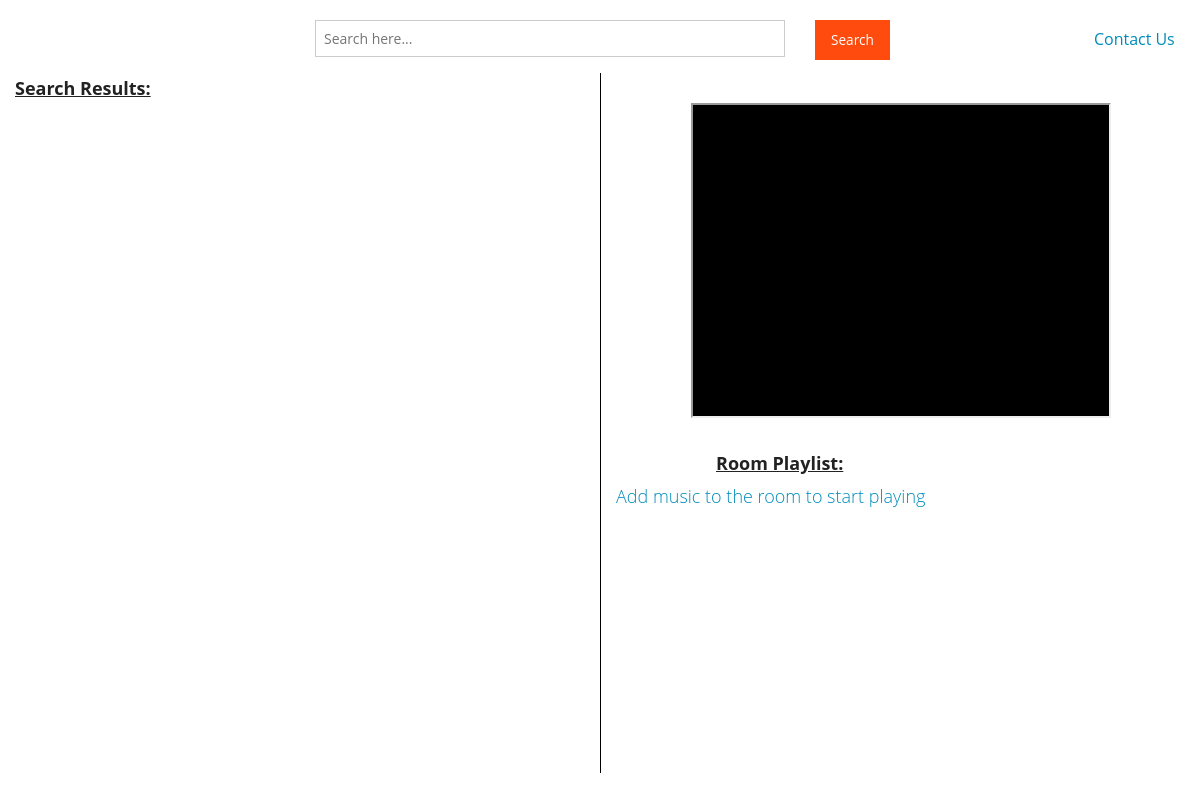
The app's page /room/71971/127001, older data.
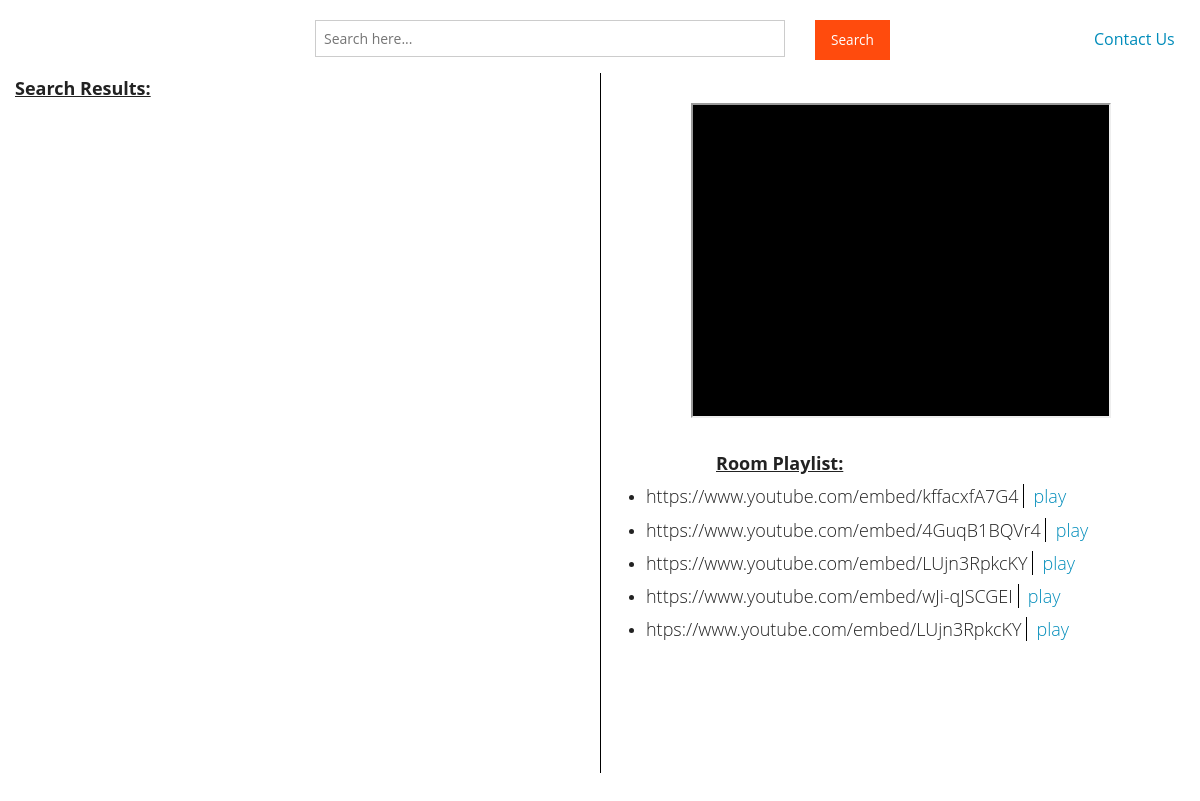
The same page, newer data.
### music_app/models.py (models this page shows, shortened)
@python_2_unicode_compatible
class Song(models.Model):
    link = models.CharField(max_length=44)
    add_time = models.DateTimeField("time song was added")
    room = models.ForeignKey(Room, on_delete=models.CASCADE)

### music_app/views.py (the view, shortened to what this page needs)
# urls.py: url(r'^(?P<room_id>[0-9]+)/(?P<client_ip>[0-9]+)', views.room, name='room'),
def room(request, room_id, client_ip):
    videos_returned = []
    room = get_object_or_404(Room, room_id=room_id)
    song_list = room.song_set.order_by('add_time')
    return render(request, "party_room.html", {"song_list": song_list})

### templates/party_room.html (shortened to what this page needs)
{% load staticfiles %}
<!doctype html>
<html class="no-js" lang="en">
  <head>
    {% load staticfiles %}
    <link rel="stylesheet" href="{% static "css/foundation.css" %}" />
    <link rel="stylesheet" href="{% static "css/foundation.min.css" %}" />
    <link rel="stylesheet" href="{% static "css/animate.css" %}" />
    <link rel="stylesheet" href="{% static "css/normalize.css" %}" >
    <link rel="stylesheet" href="{% static "css/slick.css" %}" >
    <link rel="stylesheet" href="{% static "css/main.css" %}" >
</head>
<body>
	<div class="row" style="margin-top: 20px;">
	<div class="large-3 columns"><br></div>
	<div class="large-5 columns">
		<form action="http:{{room}}" class="search-wrapper" method="GET">
			<input name="query_element" type="text" placeholder="Search here..." required="" maxlength="100">
		</form>
	</div>
	<div class="large-4 columns">
		<button type="submit" value="Search">Search</button>
		<a style="margin-left: 200px;" href="mailto:team_music@ecse428.se"> Contact Us </a>
	</div>
	</div>
	<div class="row">
	<div class="medium-6 columns">
	<h5><ins><b> Search Results: </b></ins></h5>
	</div>
    <div class="medium-6 columns" style="border-left: 1px solid black; height: 700px;">
    <div id="embeded_video" style="text-align: center"> <iframe id="embeded_video" width="420" height="315" style="background: black; margin-top: 30px;"> </iframe></div>
    <br>
    <h5 style="text-align: left; margin-left: 100px;"><ins><b> Room Playlist: </b></ins></h5>
    {% if song_list%}
    <ul class="list-group pull-left" style="width: 550px; margin-left: 30px;">
    {% for link in song_list %}
     <li class="list-group-item" ><h5>{{ link.link }}		<a href = "javascript: embed_video('{{ link.link }}');" class="pull-right" style="border-left: 1px solid black">  &nbsp; play </a></h5> </li>
    {% endfor %}
    </ul>
    {% else %}
    <h5> <a href="#"> Add music to the room to start playing</a> </h5>
    {% endif %}
	</div>
    </div>
</body>
</html>

### static/css/main.css (style rules this page uses)
body { font-family: "Open Sans", "Helvetica Neue", Helvetica, Arial, sans-serif; color: #222; font-style: normal; -webkit-font-smoothing: antialiased; font-smoothing: antialiased }
body, html { height: 100% }
.button, button { padding: .6rem 1rem; color: #fff !important; background-color: #ff4b0d !important; font-size: .85rem; font-family: "Open Sans", "Helvetica Neue", Helvetica, Arial, sans-serif }
dl, ol, ul { font-size: .85em; font-size: .85rem }
input, textarea { box-shadow: none !important }
h1, h2, h3, h4, h5, h6 { font-family: "Open Sans"; font-weight: 300 }
.row { max-width: 1480px }

Row changes from the older to the newer data that the page shows:
added Song: link "https://www.youtube.com/embed/kffacxfA7G4"
added Song: link "https://www.youtube.com/embed/4GuqB1BQVr4"
added Song: link "https://www.youtube.com/embed/LUjn3RpkcKY"
added Song: link "https://www.youtube.com/embed/wJi-qJSCGEI"
added Song: link "htps://www.youtube.com/embed/LUjn3RpkcKY"
Text that changed along with them:
text no longer shown: "Add music to the room to start playing"
